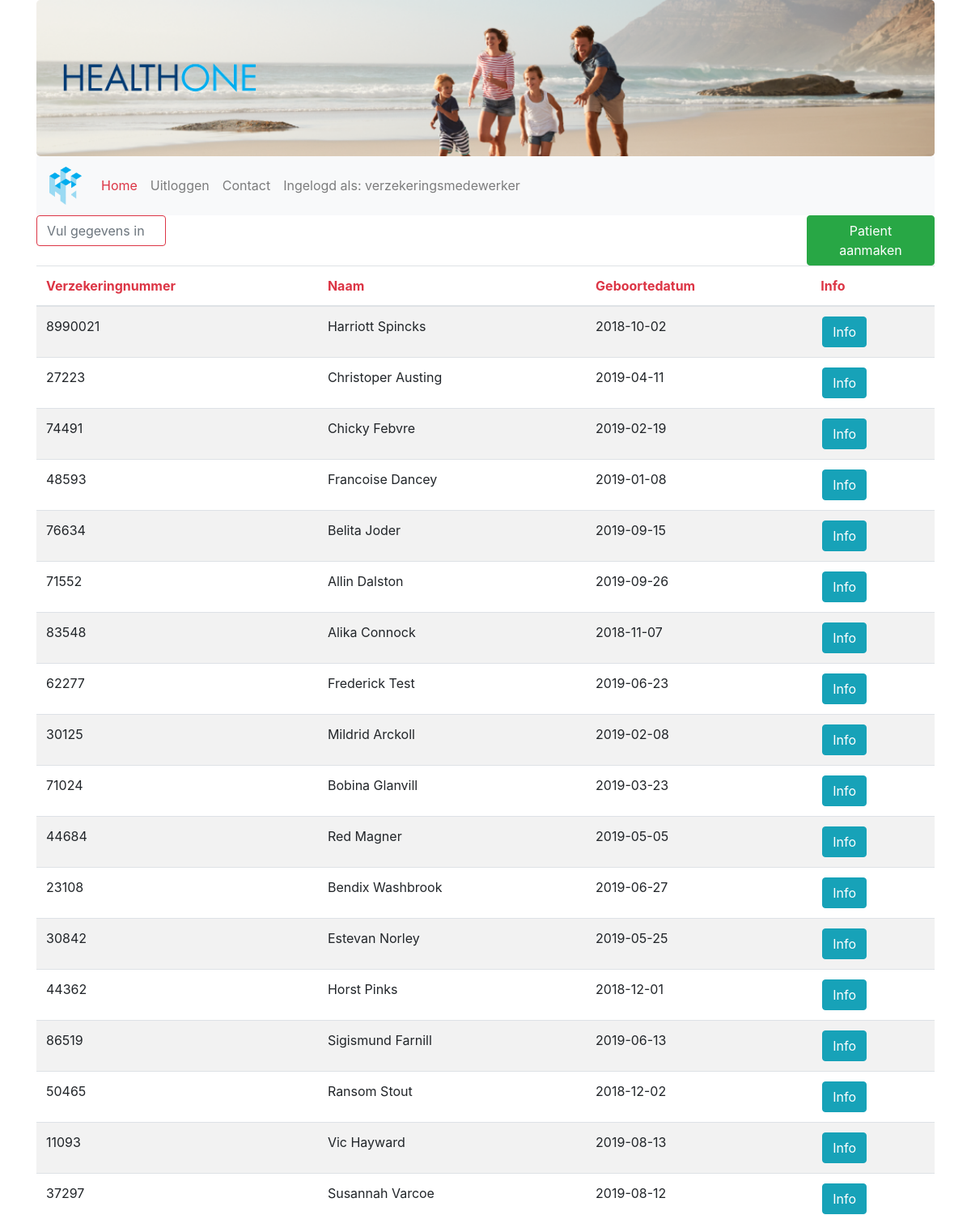
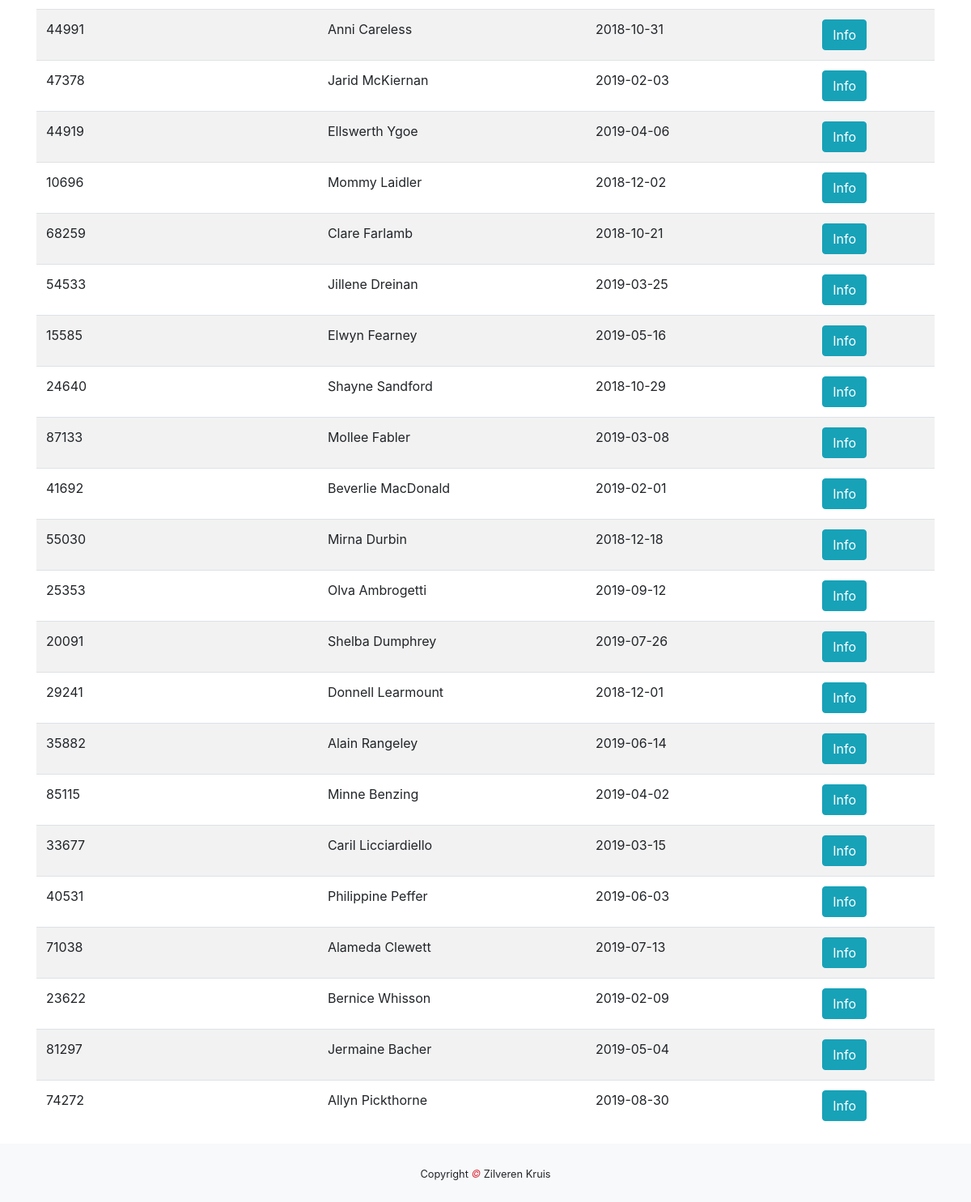
Screenshot of /zorgverzekeraar/patienten/patienten.php (signed in) with the database file from the repository (2 pictures, top to bottom).
### tables this page shows
CREATE TABLE `patient` (
  `patient_id` int(255) NOT NULL,
  `naam` varchar(255) NOT NULL,
  `email` varchar(255) NOT NULL,
  `telefoon` varchar(255) NOT NULL,
  `geboortedatum` date NOT NULL,
  `adres` varchar(255) NOT NULL,
  `verzekeringnummer` int(255) NOT NULL,
  `arts_id` int(11) NOT NULL
);

### zorgverzekeraar/patienten/patienten.php (the view, shortened to what this page needs)
<!DOCTYPE html>
<html lang="en">
    <head>
        <link rel="stylesheet" href="https://maxcdn.bootstrapcdn.com/bootstrap/4.3.1/css/bootstrap.min.css">
        <link rel="stylesheet" href="../../css/index.css">
    </head>
    <body>
        <div class="container">
            <div class="jumbotron text-center">
            <div class="row">
                <div class="col-sm-3">
                    <img class="d-none d-sm-block img-fluid" src="../../img/healthtwo_text_transparent.png" alt="Logo">
                </div>
            </div>
        </div>
            <nav class="navbar navbar-expand-sm bg-light navbar-light sticky-top">
                <a class="navbar-brand" href="../../index.php">
                    <img class="navbrand" src="../../img/healthtwo_logo_transparent.png" alt="Logo">
                </a>
                <div class="collapse navbar-collapse" id="collapse_target">
                    <ul class="navbar-nav">
                        <li class="nav-item active">
                            <a class="nav-link text-danger" href="../../index.php">Home</a>
                        </li>
                        <?php
                        if(isset($_SESSION['functie']) && $_SESSION['functie'] != null) {
                            echo '<li class="nav-item"><a class="nav-link" href="../../uitloggen.php">Uitloggen</a></li>';
                        }
                        ?>
                        <li class="nav-item">
                            <a class="nav-link" href="../../contact.php">Contact</a>
                        </li>
                        <?php
                        if(isset($_SESSION['functie'])) {
                            echo '<li class="nav-item">
                    <a class="nav-link" href="#">Ingelogd als: ' . $_SESSION['functie'] .'</a></li>';
                        }
                        ?>
                    </ul>
                </div>
            </nav>
        <div class="row text-center">
            <div class="col-lg-2">
                <input  class="form-control form-control-underlined border-danger" id="myInput" type="text" placeholder="Vul gegevens in">
            </div>
            <div class="col-lg-8">
            </div>
            <div class="col-lg-2">
            <a href="patient_aanmaken/index.php"><button type="button" class="btn btn-success">Patient aanmaken</button></a>
            </div>
        </div>
        <div class="table-responsive">
            <table class="table table-striped">
                <thead>
                <tr>
                    <th scope="col" class="text-danger">Verzekeringnummer</th>
                    <th scope="col" class="text-danger">Naam</th>
                    <th scope="col" class="text-danger">Geboortedatum</th>
                    <th scope="col" class="text-danger">Info</th>
                </tr>
                </thead>
                <tbody id="myTable">
                <?php
                try {
                    $db = new PDO("mysql:host=localhost;dbname=healthone","root","");
                    $query = $db->prepare("SELECT * FROM patient");
                    $query->execute();
                    $result = $query->fetchAll(PDO::FETCH_ASSOC);
                    foreach ($result as &$data){
                        echo "<tr>";
                        echo "<td>".$data['verzekeringnummer']."</td>";
                        echo "<td>".$data["naam"] ."</td>";
                        echo "<td>" . $data['geboortedatum'] . "</td>";
                        echo "<td><a href='patient_info.php?id=".$data['patient_id']."'>"."<button type=\"button\" class=\"btn btn-info\">Info</button></a></td>";
                        echo "</tr>";
                    }
                }
                catch(PDOException $e){
                    die("OEPS iets is fout!".$e->getMessage());
                }
                ?>
                </tbody>
            </table>
        </div>
        </div>
        <footer class="py-4 bg-light text-dark-50 text-center">
            <small>Copyright <em class="text-danger"> &copy; </em>Zilveren Kruis</small>
        </footer>
    </body>
</html>

### css/index.css (style rules this page uses)
.jumbotron { margin-bottom: 0; background-image: url(../img/zilverenkruis_jumbotron.png); background-repeat: no-repeat; -webkit-background-size: cover; -o-background-size: cover; background-size: cover; }
.navbrand { width:40px; }
a { color: black; }
a button { margin-left: 2px; }

### rows the page displays
patient: verzekeringnummer "8990021", naam "Harriott Spincks", geboortedatum "2018-10-02"
patient: verzekeringnummer "27223", naam "Christoper Austing", geboortedatum "2019-04-11"
patient: verzekeringnummer "74491", naam "Chicky Febvre", geboortedatum "2019-02-19"
patient: verzekeringnummer "48593", naam "Francoise Dancey", geboortedatum "2019-01-08"
patient: verzekeringnummer "76634", naam "Belita Joder", geboortedatum "2019-09-15"
patient: verzekeringnummer "71552", naam "Allin Dalston", geboortedatum "2019-09-26"
patient: verzekeringnummer "83548", naam "Alika Connock", geboortedatum "2018-11-07"
patient: verzekeringnummer "62277", naam "Frederick Test", geboortedatum "2019-06-23"
patient: verzekeringnummer "30125", naam "Mildrid Arckoll", geboortedatum "2019-02-08"
patient: verzekeringnummer "71024", naam "Bobina Glanvill", geboortedatum "2019-03-23"
patient: verzekeringnummer "44684", naam "Red Magner", geboortedatum "2019-05-05"
patient: verzekeringnummer "23108", naam "Bendix Washbrook", geboortedatum "2019-06-27"
patient: verzekeringnummer "30842", naam "Estevan Norley", geboortedatum "2019-05-25"
patient: verzekeringnummer "44362", naam "Horst Pinks", geboortedatum "2018-12-01"
patient: verzekeringnummer "86519", naam "Sigismund Farnill", geboortedatum "2019-06-13"
patient: verzekeringnummer "50465", naam "Ransom Stout", geboortedatum "2018-12-02"
patient: verzekeringnummer "11093", naam "Vic Hayward", geboortedatum "2019-08-13"
patient: verzekeringnummer "37297", naam "Susannah Varcoe", geboortedatum "2019-08-12"
patient: verzekeringnummer "44991", naam "Anni Careless", geboortedatum "2018-10-31"
patient: verzekeringnummer "47378", naam "Jarid McKiernan", geboortedatum "2019-02-03"
patient: verzekeringnummer "44919", naam "Ellswerth Ygoe", geboortedatum "2019-04-06"
patient: verzekeringnummer "10696", naam "Mommy Laidler", geboortedatum "2018-12-02"
patient: verzekeringnummer "68259", naam "Clare Farlamb", geboortedatum "2018-10-21"
patient: verzekeringnummer "54533", naam "Jillene Dreinan", geboortedatum "2019-03-25"
patient: verzekeringnummer "15585", naam "Elwyn Fearney", geboortedatum "2019-05-16"
patient: verzekeringnummer "24640", naam "Shayne Sandford", geboortedatum "2018-10-29"
patient: verzekeringnummer "87133", naam "Mollee Fabler", geboortedatum "2019-03-08"
patient: verzekeringnummer "41692", naam "Beverlie MacDonald", geboortedatum "2019-02-01"
patient: verzekeringnummer "55030", naam "Mirna Durbin", geboortedatum "2018-12-18"
patient: verzekeringnummer "25353", naam "Olva Ambrogetti", geboortedatum "2019-09-12"
patient: verzekeringnummer "20091", naam "Shelba Dumphrey", geboortedatum "2019-07-26"
patient: verzekeringnummer "29241", naam "Donnell Learmount", geboortedatum "2018-12-01"
patient: verzekeringnummer "35882", naam "Alain Rangeley", geboortedatum "2019-06-14"
patient: verzekeringnummer "85115", naam "Minne Benzing", geboortedatum "2019-04-02"
patient: verzekeringnummer "33677", naam "Caril Licciardiello", geboortedatum "2019-03-15"
patient: verzekeringnummer "40531", naam "Philippine Peffer", geboortedatum "2019-06-03"
patient: verzekeringnummer "71038", naam "Alameda Clewett", geboortedatum "2019-07-13"
patient: verzekeringnummer "23622", naam "Bernice Whisson", geboortedatum "2019-02-09"
patient: verzekeringnummer "81297", naam "Jermaine Bacher", geboortedatum "2019-05-04"
patient: verzekeringnummer "74272", naam "Allyn Pickthorne", geboortedatum "2019-08-30"

### other values shown
$_SESSION['functie'] "verzekeringsmedewerker"
